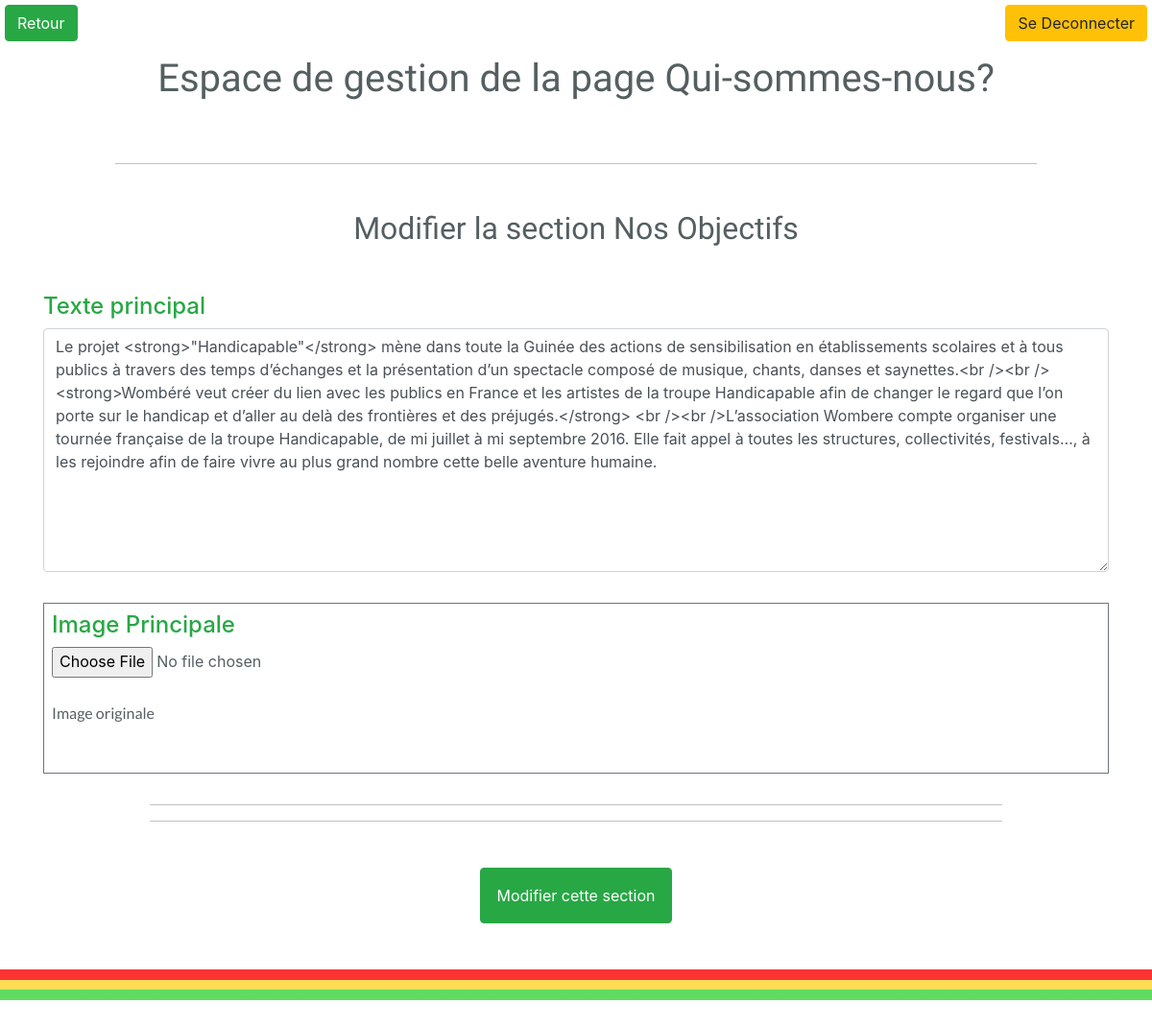
Screenshot of /admin/qui-sommes-nous/qui-sommes-nous-modif-section.php?p=2 (signed in) with the database file from the repository.
### tables this page shows
CREATE TABLE IF NOT EXISTS `wb_qui_sommes_nous` (
  `id_section` int(11) NOT NULL AUTO_INCREMENT,
  `titre_section` varchar(255) NOT NULL,
  `texte_main` longtext NOT NULL,
  `img_main` varchar(255) NOT NULL,
  `titre_secondaire` varchar(255) DEFAULT NULL,
  `texte_secondaire` longtext,
  `img_secondaire` varchar(255) DEFAULT NULL,
  `titre_ternaire` varchar(255) DEFAULT NULL,
  `texte_ternaire` longtext,
  `img_ternaire` varchar(255) DEFAULT NULL,
  PRIMARY KEY (`id_section`)
);

### admin/qui-sommes-nous/qui-sommes-nous-modif-section.php (the view, shortened to what this page needs)
<?php
if ($_SESSION['admin'] === "administrateur" and !empty($_SESSION['login'])){
require '../config/db.php';
$id_section = intval($_GET['p']);
$req_section=$db->query("SELECT * FROM wb_qui_sommes_nous WHERE id_section = $id_section");
$section=$req_section->fetch();
   }
?>
 <!DOCTYPE html>
    <html lang="fr">
    <head>
        <?php
    require_once '../includes/css-head.php';
    ?>
    </head>
    <body>
        <?php
        require_once '../includes/function.php';
       ?>
             <hr>
            <div class="container">
                <h2 class="text-center my-5">Modifier la section <?= $section["titre_section"] ?></h2>
                   <form action="<?php echo $_SERVER['PHP_SELF']; ?>" method="post" enctype="multipart/form-data" class="upload-form">
                     <div class="form-group">
                        <label for="contenu" class="h4 text-success">Texte principal</label>
                        <textarea name="texte_un" class="form-control" id="contenu" rows="10"><?=  $section["texte_main"] ?></textarea>
                    </div>
                     <div class="form-group border border-secondary p-2">
                        <label for="image" class="h4 text-success">Image Principale</label>
                        <input type="file" name="image1" class="form-control-file input-file" id="image"  data-max-size="1048576">
                        <p class="mt-4 ">Image originale</p><img src="../../assets/img/<?=  $section["img_main"] ?>" alt="" class="img-fluid" style="max-height:200px;">
                    </div>
                    <hr>
                    <hr>
                          <div class="control text-center mt-5">
                        <button type="submit" class="btn btn-success p-3">Modifier cette section</button>
                    </div>
                    </form>
            </div>
    <div class="w-100 hr-guinea-flag my-5" style="height:2em"></div>
    </body>
    </html>

### admin/assets/css/style.css (style rules this page uses)
html { font-size: 1rem; }
body { color: #555F61; line-height: 1.61803398875; max-width: 1920px; margin:0 auto; }
h1, h2, h3, h4, h5, h6 { font-family:'Fresca' !important }
span, p, li:not(.nav-item ) { font-family: 'Lato'; }
.hr-guinea-flag { height: 2em }
hr { height: 12px; border: 0; box-shadow: inset 0 12px 12px -12px rgba(0, 0, 0, 0.5); }
.form-group { margin-top:2em ; margin-bottom:2em ; }
hr { width:80%; height: 1px; color:black; }
.hr-guinea-flag { background-image: linear-gradient(to bottom, rgba(254, 0, 0, .8) 0, rgba(254, 0, 0, .8) 33.33%, rgba(254, 212, 42, .8) 33.33%, rgba(254, 212, 42, .8) 66.66%, rgba(57, 211, 58, .8) 66.66%, rgba(57, 211, 58, .8) 100%); height: 4em; }

### rows the page displays
wb_qui_sommes_nous: titre_section "Nos Objectifs", texte_un "Le projet <strong>\"Handicapable\"</strong> mène dans toute la Guinée des actions de sensibilisation en établissements scolaires et à tous publics à travers des temps d’échanges et la présentation d’un spectacle composé de musique, chants, danses et saynettes.<br /><br /><strong>Wombéré veut créer du lien avec les publics en France et les artistes de la troupe Handicapable afin de changer le regard que l’on porte sur le handicap et d’aller au delà des frontières et des préjugés.</strong> <br /><br />L’association Wombere compte organiser une tournée française de la troupe Handicapable, de mi juillet à mi septembre 2016. Elle fait appel à toutes les structures, collectivités, festivals…, à les…"

### other values shown
$nom "Espace de gestion de la page Qui-sommes-nous?"
